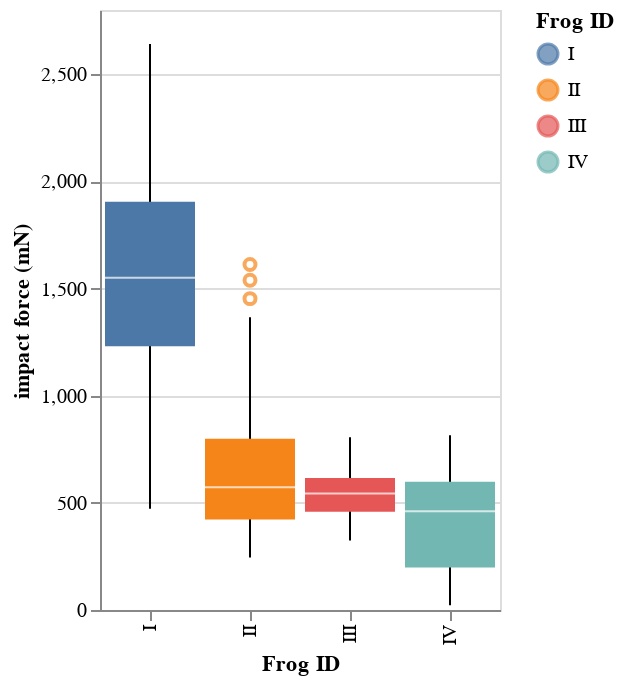

The notebook cell saved with this chart:
### Code cell
bootcamp_utils.altair_box(df,
                            encode_x=alt.X('ID:N', title='Frog ID'),
                            encode_y='impact force (mN):Q',
                            encode_color=alt.Color('ID:N', title='Frog ID'))

### Figure 1 — Vega-Lite specification as saved in the notebook (floating-point values rounded to 4 significant figures)
{"$schema": "https://vega.github.io/schema/vega-lite/v2.4.3.json", "config": {"view": {"height": 300, "width": 400}}, "layer": [{"data": {"values": [{"ID": "I", "bottom": 1231.0, "bottom_whisker": 473, "middle": 1550.0, "top": 1905.0, "top_whisker": 2641}, {"ID": "II", "bottom": 422, "bottom_whisker": 245, "middle": 573, "top": 799.8, "top_whisker": 1366.0}, {"ID": "III", "bottom": 458.8, "bottom_whisker": 324, "middle": 544, "top": 615.8, "top_whisker": 806}, {"ID": "IV", "bottom": 198, "bottom_whisker": 22, "middle": 460.5, "top": 599, "top_whisker": 815}]}, "encoding": {"x": {"field": "ID", "title": "Frog ID", "type": "nominal"}, "y": {"field": "bottom_whisker", "title": "impact force (mN)", "type": "quantitative"}, "y2": {"field": "top_whisker", "title": "impact force (mN)", "type": "quantitative"}}, "height": 300, "mark": "rule", "width": 200}, {"data": {"values": [{"ID": "I", "bottom": 1231.0, "bottom_whisker": 473, "middle": 1550.0, "top": 1905.0, "top_whisker": 2641}, {"ID": "II", "bottom": 422, "bottom_whisker": 245, "middle": 573, "top": 799.8, "top_whisker": 1366.0}, {"ID": "III", "bottom": 458.8, "bottom_whisker": 324, "middle": 544, "top": 615.8, "top_whisker": 806}, {"ID": "IV", "bottom": 198, "bottom_whisker": 22, "middle": 460.5, "top": 599, "top_whisker": 815}]}, "encoding": {"color": {"field": "ID", "title": "Frog ID", "type": "nominal"}, "x": {"field": "ID", "title": "Frog ID", "type": "nominal"}, "y": {"field": "bottom", "title": "impact force (mN)", "type": "quantitative"}, "y2": {"field": "top", "title": "impact force (mN)", "type": "quantitative"}}, "height": 300, "mark": {"size": 45, "type": "bar"}, "width": 200}, {"data": {"values": [{"ID": "I", "bottom": 1231.0, "bottom_whisker": 473, "middle": 1550.0, "top": 1905.0, "top_whisker": 2641}, {"ID": "II", "bottom": 422, "bottom_whisker": 245, "middle": 573, "top": 799.8, "top_whisker": 1366.0}, {"ID": "III", "bottom": 458.8, "bottom_whisker": 324, "middle": 544, "top": 615.8, "top_whisker": 806}, {"ID": "IV", "bottom": 198, "bottom_whisker": 22, "middle": 460.5, "top": 599, "top_whisker": 815}]}, "encoding": {"x": {"field": "ID", "title": "Frog ID", "type": "nominal"}, "y": {"field": "middle", "title": "impact force (mN)", "type": "quantitative"}}, "height": 300, "mark": {"color": "white", "size": 45, "type": "tick"}, "width": 200}, {"data": {"values": [{"ID": "II", "impact force (mN)": 1612}, {"ID": "II", "impact force (mN)": 1539}, {"ID": "II", "impact force (mN)": 1453}]}, "encoding": {"color": {"field": "ID", "title": "Frog ID", "type": "nominal"}, "x": {"field": "ID", "title": "Frog ID", "type": "nominal"}, "y": {"field": "impact force (mN)", "title": "impact force (mN)", "type": "quantitative"}}, "height": 300, "mark": "point", "width": 200}]}
